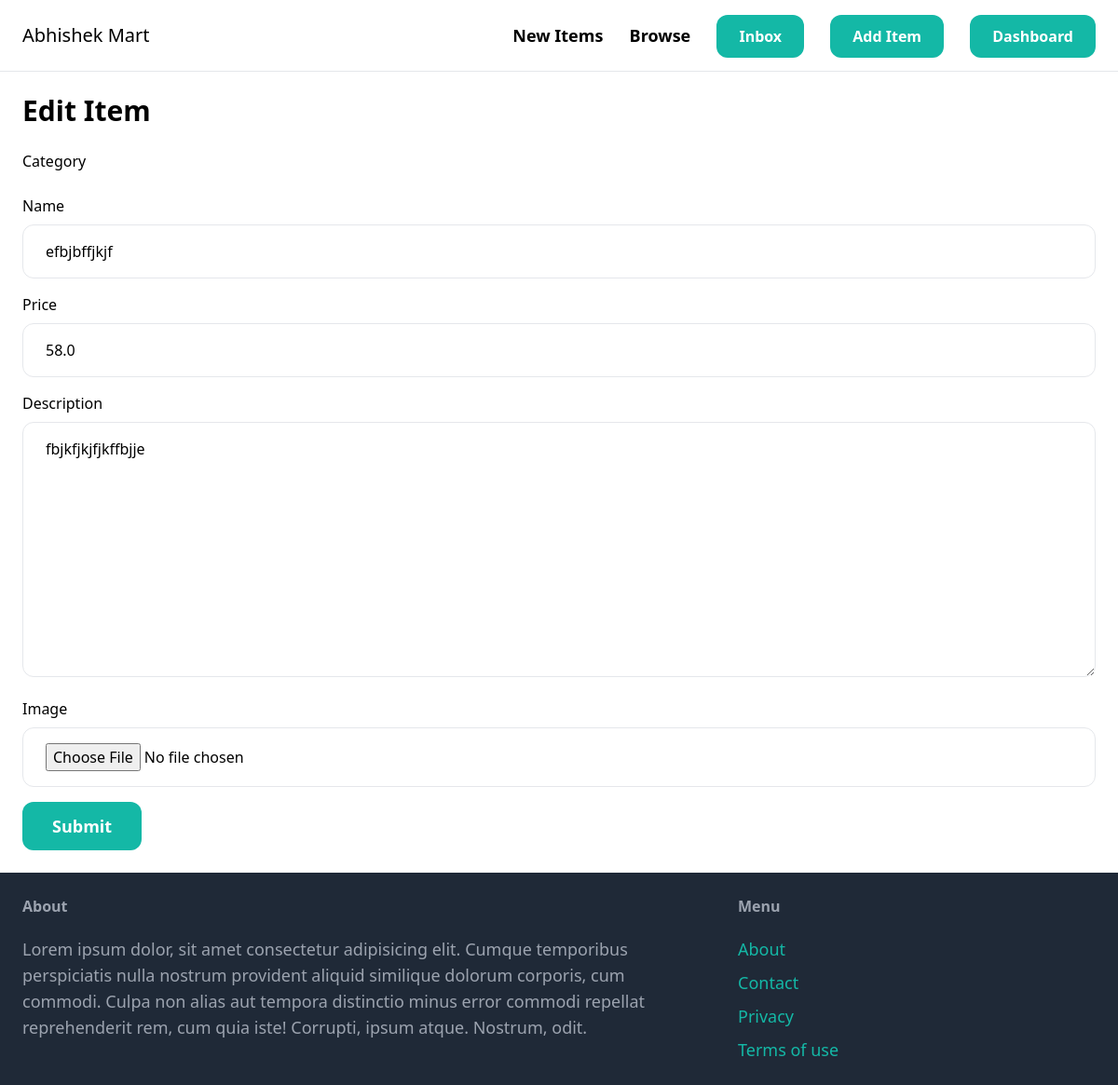
/items/2/edit (signed in), run on the app's committed database.
### api/models.py (models this page shows, shortened)
class Item(models.Model):
    category=models.ForeignKey(Category,related_name='items',on_delete=models.CASCADE,null=True)
    name=models.CharField(max_length=255)
    description=models.TextField(blank=True,null=True)
    price=models.FloatField()
    is_sold=models.BooleanField(default=False)
    created_at=models.DateTimeField(auto_now_add=True)
    created_by=models.ForeignKey(User,related_name='items',on_delete=models.CASCADE)
    image=models.ImageField(upload_to='items',blank=True,null=True)

### item/views.py (the view)
# urls.py: path('<int:pk>/edit',views.edit_item,name='edit_item')
@login_required
def edit_item(request, pk):
    item = get_object_or_404(Item, id=pk, created_by=request.user)
    if request.method == 'POST':
        form = EditForm(request.POST, request.FILES, instance=item)
        if form.is_valid():
            form.save()
            return redirect('detail', pk=item.id)
    else:
        form = EditForm(instance=item)
    return render(request, 'form.html', {'form': form, 'title': 'Edit Item', 'item': item})

### item/forms.py
class EditForm(forms.ModelForm):
    class Meta:
        model=Item
        fields=('name','description','price','image','is_sold')
        widgets = {
            'category': forms.Select(attrs={
                'class': INPUT_CLASSES
            }),
            'name': forms.TextInput(attrs={
                'class': INPUT_CLASSES
            }),
            'description': forms.Textarea(attrs={
                'class': INPUT_CLASSES
            }),
            'price': forms.TextInput(attrs={
                'class': INPUT_CLASSES
            }),
            'image': forms.FileInput(attrs={
                'class': INPUT_CLASSES
            }),
            'is_sold': forms.CheckboxInput(attrs={
                'class': INPUT_CLASSES
            })
        }

### item/templates/form.html (shortened to what this page needs)
{% extends 'base.html' %}
{% block content %}
<h1 class="mb-6 text-3xl font-semibold">{{ title }}</h1>
<form method="post" enctype="multipart/form-data"
      action="{% if title == 'New Item' %}{% url 'new_item' %}{% else %}{% url 'edit_item' item.id %}{% endif %}">
    <div class="mb-4">
        <label class="inline-block mb-2 font-medium">Category</label><br>
    </div>
    <div class="mb-4">
        <label class="inline-block mb-2 font-medium">Name</label><br>
        {{ form.name }}
    </div>
    <div class="mb-4">
        <label class="inline-block mb-2 font-medium">Price</label><br>
        {{ form.price }}
    </div>
    <div class="mb-4">
        <label class="inline-block mb-2 font-medium">Description</label><br>
        {{ form.description }}
    </div>
    <div class="mb-4">
        <label class="inline-block mb-2 font-medium">Image</label><br>
        {{ form.image }}
    </div>
    <button class="py-3 px-8 text-lg font-semibold bg-teal-500 hover:bg-teal-600 text-white rounded-xl">
        Submit
    </button>
</form>
{% endblock %}

### data on the page
Item: name "efbjbffjkjf", price "58.0", description "fbjkfjkjfjkffbjje"

### other printed values
{{ title }} "Edit Item"
